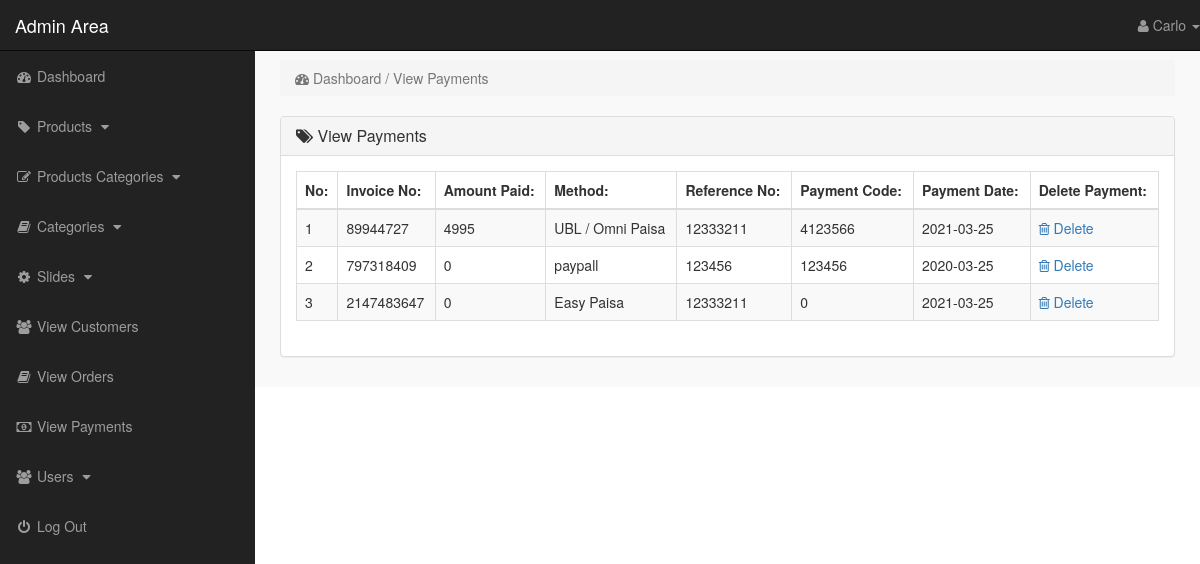
The page /admin_area/index.php?view_payments (signed in) on the database its author committed.
### tables this page shows
CREATE TABLE `payments` (
  `payment_id` int(10) NOT NULL,
  `invoice_no` int(10) NOT NULL,
  `amount` int(10) NOT NULL,
  `payment_mode` text NOT NULL,
  `ref_no` int(10) NOT NULL,
  `code` int(10) NOT NULL,
  `payment_date` text NOT NULL
);

### admin_area/view_payments.php (the view)
<?php
    if(!isset($_SESSION['admin_email'])){
        echo "<script>window.open('login.php','_self')</script>";
    }else{
?>
<div class="row">
    <div class="col-lg-12">
        <ol class="breadcrumb">
            <li class="active">
                <i class="fa fa-dashboard"></i> Dashboard / View Payments
            </li>
        </ol>
    </div>
</div>
<div class="row">
    <div class="col-lg-12">
        <div class="panel panel-default">
            <div class="panel-heading">
               <h3 class="panel-title">
                   <i class="fa fa-tags"></i>  View Payments
               </h3>
            </div>
            <div class="panel-body">
                <div class="table-responsive">
                    <table class="table table-striped table-bordered table-hover">
                        <thead>
                            <tr>
                                <th> No: </th>
                                <th> Invoice No: </th>
                                <th> Amount Paid: </th>
                                <th> Method: </th>
                                <th> Reference No: </th>
                                <th> Payment Code: </th>
                                <th> Payment Date: </th>
                                <th> Delete Payment: </th>
                            </tr>
                        </thead>
                        <tbody>
                            <?php
                                $i=0;
                                $get_payments = "select * from payments";
                                $run_payments = mysqli_query($con,$get_payments);
                                while($row_payments=mysqli_fetch_array($run_payments)){
                                    $payment_id = $row_payments['payment_id'];
                                    $invoice_no = $row_payments['invoice_no'];
                                    $amount = $row_payments['amount'];
                                    $payment_mode = $row_payments['payment_mode'];
                                    $ref_no = $row_payments['ref_no'];
                                    $code = $row_payments['code'];
                                    $payment_date = $row_payments['payment_date'];
                                    $i++;
                            ?>
                            <tr>
                                <td> <?php echo $i; ?> </td>
                                <td> <?php echo $invoice_no; ?> </td>
                                <td> <?php echo $amount; ?></td>
                                <td> <?php echo $payment_mode; ?> </td>
                                <td> <?php echo $ref_no; ?></td>
                                <td> <?php echo $code; ?> </td>
                                <td> <?php echo $payment_date; ?> </td>
                                <td>
                                     <a href="index.php?delete_payment=<?php echo $payment_id; ?>">
                                        <i class="fa fa-trash-o"></i> Delete
                                     </a>
                                </td>
                            </tr>
                            <?php } ?>
                        </tbody>
                    </table>
                </div>
            </div>
        </div>
    </div>
</div>
<?php } ?>

### admin_area/includes/sidebar.php (shortened to what this page needs)
<?php
    if(!isset($_SESSION['admin_email'])){
        echo "<script>window.open('login.php','_self')</script>";
    }else{
?>
<nav class="navbar navbar-inverse navbar-fixed-top">
    <div class="navbar-header">
        <a href="index.php?dashboard" class="navbar-brand">Admin Area</a>
    </div>
    <ul class="nav navbar-right top-nav">
        <li class="dropdown">
            <a href="#" class="dropdown-toggle" data-toggle="dropdown">
                <i class="fa fa-user"></i> <?php echo $admin_name;  ?> <b class="caret"></b>
            </a>
        </li>
    </ul>
    <div class="collapse navbar-collapse navbar-ex1-collapse">
        <ul class="nav navbar-nav side-nav">
            <li>
                <a href="index.php?dashboard">
                        <i class="fa fa-fw fa-dashboard"></i> Dashboard
                </a>
            </li>
            <li>
                <a href="#" data-toggle="collapse" data-target="#products">
                        <i class="fa fa-fw fa-tag"></i> Products
                        <i class="fa fa-fw fa-caret-down"></i>
                </a>
            </li>
            <li>
                <a href="#" data-toggle="collapse" data-target="#p_cat">
                        <i class="fa fa-fw fa-edit"></i> Products Categories
                        <i class="fa fa-fw fa-caret-down"></i>
                </a>
            </li>
            <li>
                <a href="#" data-toggle="collapse" data-target="#cat">
                        <i class="fa fa-fw fa-book"></i> Categories
                        <i class="fa fa-fw fa-caret-down"></i>
                </a>
            </li>
            <li>
                <a href="#" data-toggle="collapse" data-target="#slides">
                        <i class="fa fa-fw fa-gear"></i> Slides
                        <i class="fa fa-fw fa-caret-down"></i>
                </a>
            </li>
            <li>
                <a href="index.php?view_customers">
                    <i class="fa fa-fw fa-users"></i> View Customers
                </a>
            </li>
            <li>
                <a href="index.php?view_orders">
                    <i class="fa fa-fw fa-book"></i> View Orders
                </a>
            </li>
            <li>
                <a href="index.php?view_payments">
                    <i class="fa fa-fw fa-money"></i> View Payments
                </a>
            </li>
            <li>
                <a href="#" data-toggle="collapse" data-target="#users">
                        <i class="fa fa-fw fa-users"></i> Users
                        <i class="fa fa-fw fa-caret-down"></i>
                </a>
            </li>
            <li>
                <a href="logout.php">
                    <i class="fa fa-fw fa-power-off"></i> Log Out
                </a>
            </li>
        </ul>
    </div>
</nav>
<?php } ?>

### admin_area/css/style.css (style rules this page uses)
body { margin-top: 100px; }
@media (min-width: 768px) { body { margin-top: 50px; } }
.top-nav { 0 15px; }
.top-nav>li { float: left; display: inline-block; }
.top-nav>li>a { color: #999999; line-height: 20px; padding-top: 15px; padding-bottom: 15px; }
@media (min-width: 768px) { .side-nav { position: fixed; top: 51px; bottom: 0; width: 255px; overflow-y: auto; overflow-x: hidden; background-color: #222222; padding-bottom: 40px; border-radius: 0; } }
@media (min-width: 768px) { .side-nav>li>a { width: 255px; } }
.panel-body { border-radius: 5px; }

### rows shown on the page
payments: invoice_no "89944727", amount "4995", payment_mode "UBL / Omni Paisa", ref_no "12333211", code "4123566", payment_date "2021-03-25"
payments: invoice_no "797318409", amount "0", payment_mode "paypall", ref_no "123456", code "123456", payment_date "2020-03-25"
payments: invoice_no "2147483647", amount "0", payment_mode "Easy Paisa", ref_no "12333211", code "0", payment_date "2021-03-25"

### other values the page prints
$admin_name "Carlo"
